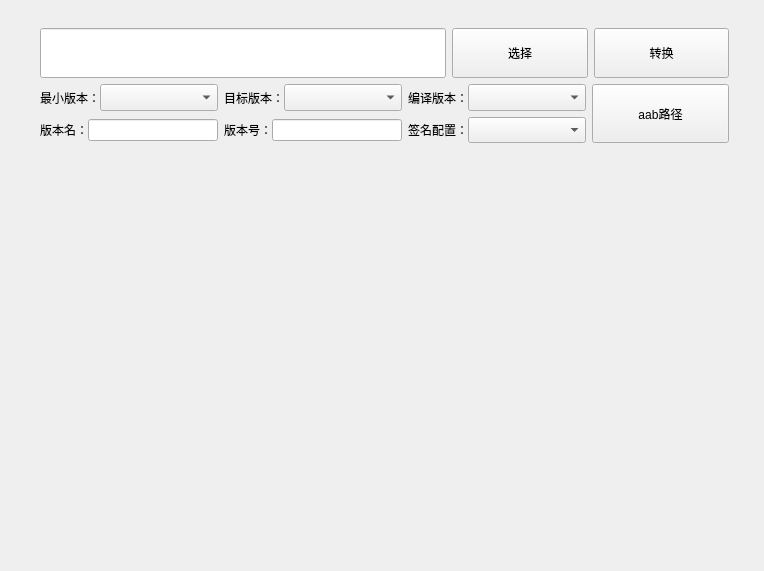
<?xml version="1.0" encoding="UTF-8"?>
<ui version="4.0">
 <class>Form</class>
 <widget class="QWidget" name="Form">
  <property name="geometry">
   <rect>
    <x>0</x>
    <y>0</y>
    <width>764</width>
    <height>571</height>
   </rect>
  </property>
  <property name="windowTitle">
   <string>Form</string>
  </property>
  <widget class="QWidget" name="verticalLayoutWidget">
   <property name="geometry">
    <rect>
     <x>0</x>
     <y>0</y>
     <width>771</width>
     <height>571</height>
    </rect>
   </property>
   <layout class="QVBoxLayout" name="verticalLayout" stretch="2,6">
    <property name="spacing">
     <number>0</number>
    </property>
    <property name="leftMargin">
     <number>0</number>
    </property>
    <property name="topMargin">
     <number>12</number>
    </property>
    <property name="rightMargin">
     <number>0</number>
    </property>
    <property name="bottomMargin">
     <number>0</number>
    </property>
    <item>
     <layout class="QHBoxLayout" name="horizontalLayout" stretch="1">
      <property name="spacing">
       <number>12</number>
      </property>
      <property name="leftMargin">
       <number>24</number>
      </property>
      <property name="topMargin">
       <number>0</number>
      </property>
      <property name="rightMargin">
       <number>24</number>
      </property>
      <property name="bottomMargin">
       <number>0</number>
      </property>
      <item>
       <widget class="QWidget" name="widget_apk2aab_fuction_bar" native="true">
        <widget class="QWidget" name="verticalLayoutWidget_2">
         <property name="geometry">
          <rect>
           <x>0</x>
           <y>0</y>
           <width>721</width>
           <height>141</height>
          </rect>
         </property>
         <layout class="QVBoxLayout" name="verticalLayout_2" stretch="5,6">
          <property name="leftMargin">
           <number>16</number>
          </property>
          <property name="topMargin">
           <number>16</number>
          </property>
          <property name="rightMargin">
           <number>16</number>
          </property>
          <property name="bottomMargin">
           <number>10</number>
          </property>
          <item>
           <layout class="QHBoxLayout" name="horizontalLayout_2" stretch="3,1,1">
            <property name="leftMargin">
             <number>0</number>
            </property>
            <property name="topMargin">
             <number>0</number>
            </property>
            <property name="rightMargin">
             <number>0</number>
            </property>
            <property name="bottomMargin">
             <number>0</number>
            </property>
            <item>
             <widget class="QLineEdit" name="edt_apk2aab_apk_path">
              <property name="sizePolicy">
               <sizepolicy hsizetype="Expanding" vsizetype="Expanding">
                <horstretch>0</horstretch>
                <verstretch>0</verstretch>
               </sizepolicy>
              </property>
             </widget>
            </item>
            <item>
             <widget class="QPushButton" name="btn_select_apk2aab_aab">
              <property name="sizePolicy">
               <sizepolicy hsizetype="Expanding" vsizetype="Expanding">
                <horstretch>0</horstretch>
                <verstretch>0</verstretch>
               </sizepolicy>
              </property>
              <property name="text">
               <string>选择</string>
              </property>
             </widget>
            </item>
            <item>
             <widget class="QPushButton" name="btn_apk2aab">
              <property name="sizePolicy">
               <sizepolicy hsizetype="Expanding" vsizetype="Expanding">
                <horstretch>0</horstretch>
                <verstretch>0</verstretch>
               </sizepolicy>
              </property>
              <property name="text">
               <string>转换</string>
              </property>
             </widget>
            </item>
           </layout>
          </item>
          <item>
           <layout class="QHBoxLayout" name="horizontalLayout_5" stretch="4,1">
            <item>
             <layout class="QGridLayout" name="gridLayout" columnstretch="1,1,1">
              <item row="0" column="1">
               <layout class="QHBoxLayout" name="horizontalLayout_16">
                <property name="spacing">
                 <number>0</number>
                </property>
                <item>
                 <widget class="QLabel" name="label_8">
                  <property name="sizePolicy">
                   <sizepolicy hsizetype="Fixed" vsizetype="Preferred">
                    <horstretch>0</horstretch>
                    <verstretch>0</verstretch>
                   </sizepolicy>
                  </property>
                  <property name="text">
                   <string>目标版本：</string>
                  </property>
                 </widget>
                </item>
                <item>
                 <widget class="QComboBox" name="cb_choose_target_version">
                  <property name="sizePolicy">
                   <sizepolicy hsizetype="Expanding" vsizetype="Expanding">
                    <horstretch>0</horstretch>
                    <verstretch>0</verstretch>
                   </sizepolicy>
                  </property>
                  <property name="font">
                   <font>
                    <pointsize>7</pointsize>
                   </font>
                  </property>
                 </widget>
                </item>
               </layout>
              </item>
              <item row="0" column="0">
               <layout class="QHBoxLayout" name="horizontalLayout_4" stretch="0">
                <property name="spacing">
                 <number>6</number>
                </property>
                <property name="leftMargin">
                 <number>0</number>
                </property>
                <item>
                 <layout class="QHBoxLayout" name="horizontalLayout_15">
                  <property name="spacing">
                   <number>0</number>
                  </property>
                  <item>
                   <widget class="QLabel" name="label_7">
                    <property name="sizePolicy">
                     <sizepolicy hsizetype="Fixed" vsizetype="Preferred">
                      <horstretch>0</horstretch>
                      <verstretch>0</verstretch>
                     </sizepolicy>
                    </property>
                    <property name="text">
                     <string>最小版本：</string>
                    </property>
                   </widget>
                  </item>
                  <item>
                   <widget class="QComboBox" name="cb_choose_min_version">
                    <property name="sizePolicy">
                     <sizepolicy hsizetype="Expanding" vsizetype="Expanding">
                      <horstretch>0</horstretch>
                      <verstretch>0</verstretch>
                     </sizepolicy>
                    </property>
                    <property name="font">
                     <font>
                      <pointsize>7</pointsize>
                     </font>
                    </property>
                   </widget>
                  </item>
                 </layout>
                </item>
               </layout>
              </item>
              <item row="0" column="2">
               <layout class="QHBoxLayout" name="horizontalLayout_18">
                <property name="spacing">
                 <number>0</number>
                </property>
                <item>
                 <widget class="QLabel" name="label_10">
                  <property name="sizePolicy">
                   <sizepolicy hsizetype="Fixed" vsizetype="Preferred">
                    <horstretch>0</horstretch>
                    <verstretch>0</verstretch>
                   </sizepolicy>
                  </property>
                  <property name="text">
                   <string>编译版本：</string>
                  </property>
                 </widget>
                </item>
                <item>
                 <widget class="QComboBox" name="cb_choose_compile_version">
                  <property name="sizePolicy">
                   <sizepolicy hsizetype="Expanding" vsizetype="Expanding">
                    <horstretch>0</horstretch>
                    <verstretch>0</verstretch>
                   </sizepolicy>
                  </property>
                  <property name="font">
                   <font>
                    <pointsize>7</pointsize>
                   </font>
                  </property>
                 </widget>
                </item>
               </layout>
              </item>
              <item row="1" column="0">
               <layout class="QHBoxLayout" name="horizontalLayout_14">
                <property name="spacing">
                 <number>0</number>
                </property>
                <item>
                 <widget class="QLabel" name="label_6">
                  <property name="sizePolicy">
                   <sizepolicy hsizetype="Fixed" vsizetype="Preferred">
                    <horstretch>0</horstretch>
                    <verstretch>0</verstretch>
                   </sizepolicy>
                  </property>
                  <property name="text">
                   <string>版本名：</string>
                  </property>
                 </widget>
                </item>
                <item>
                 <widget class="QLineEdit" name="edt_apk2aab_version_name"/>
                </item>
               </layout>
              </item>
              <item row="1" column="1">
               <layout class="QHBoxLayout" name="horizontalLayout_9">
                <property name="spacing">
                 <number>0</number>
                </property>
                <item>
                 <widget class="QLabel" name="label">
                  <property name="sizePolicy">
                   <sizepolicy hsizetype="Fixed" vsizetype="Preferred">
                    <horstretch>0</horstretch>
                    <verstretch>0</verstretch>
                   </sizepolicy>
                  </property>
                  <property name="text">
                   <string>版本号：</string>
                  </property>
                 </widget>
                </item>
                <item>
                 <widget class="QLineEdit" name="edt_apk2aab_version_code"/>
                </item>
               </layout>
              </item>
              <item row="1" column="2">
               <layout class="QHBoxLayout" name="horizontalLayout_13">
                <property name="spacing">
                 <number>0</number>
                </property>
                <item>
                 <widget class="QLabel" name="label_5">
                  <property name="sizePolicy">
                   <sizepolicy hsizetype="Fixed" vsizetype="Preferred">
                    <horstretch>0</horstretch>
                    <verstretch>0</verstretch>
                   </sizepolicy>
                  </property>
                  <property name="text">
                   <string>签名配置：</string>
                  </property>
                 </widget>
                </item>
                <item>
                 <widget class="QComboBox" name="cb_apk2aab_choose_signer_config">
                  <property name="sizePolicy">
                   <sizepolicy hsizetype="Expanding" vsizetype="Expanding">
                    <horstretch>0</horstretch>
                    <verstretch>0</verstretch>
                   </sizepolicy>
                  </property>
                  <property name="font">
                   <font>
                    <pointsize>7</pointsize>
                   </font>
                  </property>
                 </widget>
                </item>
               </layout>
              </item>
             </layout>
            </item>
            <item>
             <layout class="QHBoxLayout" name="horizontalLayout_6">
              <item>
               <widget class="QPushButton" name="btn_jump_to_aab_path">
                <property name="sizePolicy">
                 <sizepolicy hsizetype="Expanding" vsizetype="Expanding">
                  <horstretch>0</horstretch>
                  <verstretch>0</verstretch>
                 </sizepolicy>
                </property>
                <property name="text">
                 <string>aab路径</string>
                </property>
               </widget>
              </item>
             </layout>
            </item>
           </layout>
          </item>
         </layout>
        </widget>
       </widget>
      </item>
     </layout>
    </item>
    <item>
     <layout class="QVBoxLayout" name="layout_apk2aab_step_info">
      <property name="spacing">
       <number>0</number>
      </property>
      <property name="leftMargin">
       <number>24</number>
      </property>
      <property name="topMargin">
       <number>12</number>
      </property>
      <property name="rightMargin">
       <number>24</number>
      </property>
      <property name="bottomMargin">
       <number>12</number>
      </property>
     </layout>
    </item>
   </layout>
  </widget>
 </widget>
 <resources/>
 <connections/>
</ui>
